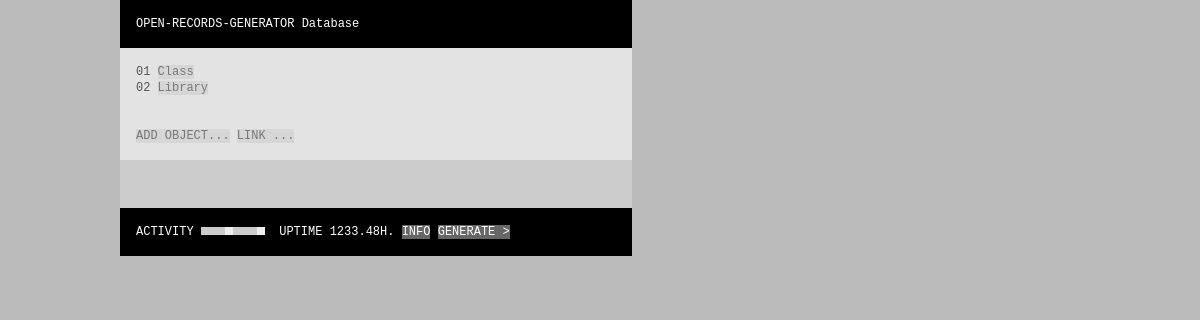
Page /OPEN-RECORDS-GENERATOR/browse.php on the committed database.
### tables this page shows
CREATE TABLE `objects` (
  `id` int(10) unsigned NOT NULL AUTO_INCREMENT,
  `active` int(1) unsigned NOT NULL DEFAULT '1',
  `created` datetime DEFAULT NULL,
  `modified` datetime DEFAULT NULL,
  `rank` int(10) unsigned DEFAULT NULL,
  `name1` tinytext,
  `name2` tinytext,
  `address1` text,
  `address2` text,
  `city` tinytext,
  `state` tinytext,
  `zip` tinytext,
  `country` tinytext,
  `phone` tinytext,
  `fax` tinytext,
  `url` tinytext,
  `email` tinytext,
  `begin` datetime DEFAULT NULL,
  `end` datetime DEFAULT NULL,
  `date` datetime DEFAULT NULL,
  `head` tinytext,
  `deck` blob,
  `body` blob,
  `notes` blob,
  PRIMARY KEY (`id`)
);

### OPEN-RECORDS-GENERATOR/GLOBAL/config.php (called while the page is built, shortened)
<?php
	$dbHost = "http://localhost/C-I-R-C-U-L-A-T-I-O-N/";
	$dbAdmin = $dbHost ."OPEN-RECORDS-GENERATOR/";
?>

### OPEN-RECORDS-GENERATOR/browse.php (the view, shortened to what this page needs)
<?php require_once("GLOBAL/head.php");
$sql = "SELECT *, objects.id AS objectsId FROM objects, wires WHERE wires.fromid = '". $objects[$o] ."' AND wires.toid = objects.id AND wires.active = '1' AND objects.active = '1' ORDER BY weight DESC, objects.rank, begin, end DESC, begin DESC, name1, name2, objects.modified DESC, objects.created DESC";
$result = MYSQL_QUERY($sql);
$numrows = MYSQL_NUM_ROWS($result);
$padout = floor(log10($numrows)) + 1;
if ($padout < 2) $padout = 2;
$i = 1;
while ($myrow = MYSQL_FETCH_ARRAY($result)) {
	$name = $myrow["name1"];
	echo STR_PAD($i++, $padout, "0", STR_PAD_LEFT) ." ". "\n<a href='". $dbAdmin ."browse.php". urlData();
	if (sizeof($objects)) echo ",";
	echo $myrow["objectsId"] ."'>";
	echo strip_tags($name) ."</a><br />";
}
echo "\n<br /><br />\n<a href='add.php". urlData() ."'>ADD OBJECT...</a>&nbsp;<a href='link.php". urlData() ."'>LINK ...</a><br />";
require_once("GLOBAL/foot.php"); ?>

### OPEN-RECORDS-GENERATOR/GLOBAL/global.css (style rules this page uses)
body, table, tr, td { border-spacing: 0px; border-collapse: collapse; border-style: none; empty-cells: show; vertical-align: top; padding: 0px 0px 0px 0px; margin: 0px 0px 0px 0px; color: #555555; text-align: left; font-family: "Andale Mono", "Courier New", "Courier", monospace; font-size: 12px; line-height: 16px; }
body { background-color: #BBBBBB; padding: 0px 0px 0px 0px; width: 100%; height: 100%; }
html { width: 100%; height: 100%; }
a:link { color: #777777; text-decoration: none; background-color: #D6D6D6; }

### rows in the picture
objects: padout "01", name1 "Class"
objects: padout "02", name1 "Library"

### other values in the picture
$dbClient "OPEN-RECORDS-GENERATOR"
$dbUptime "1233.48"
